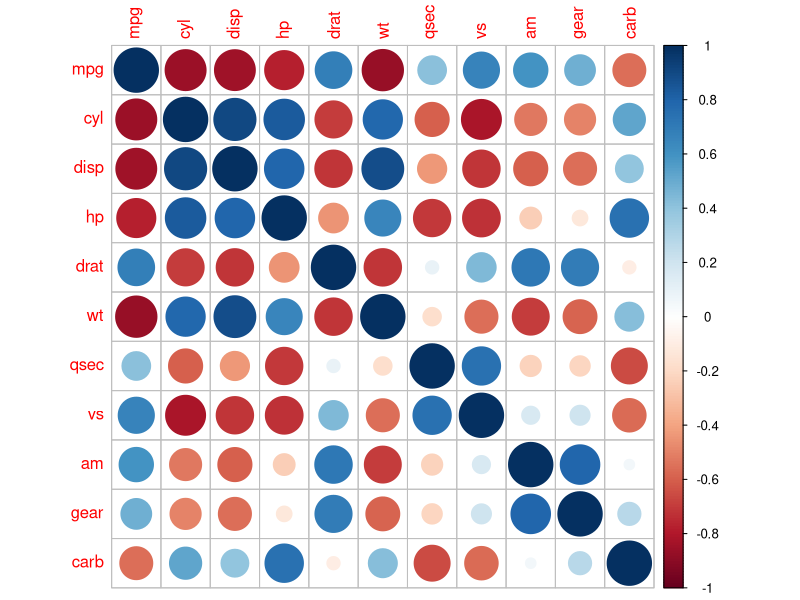
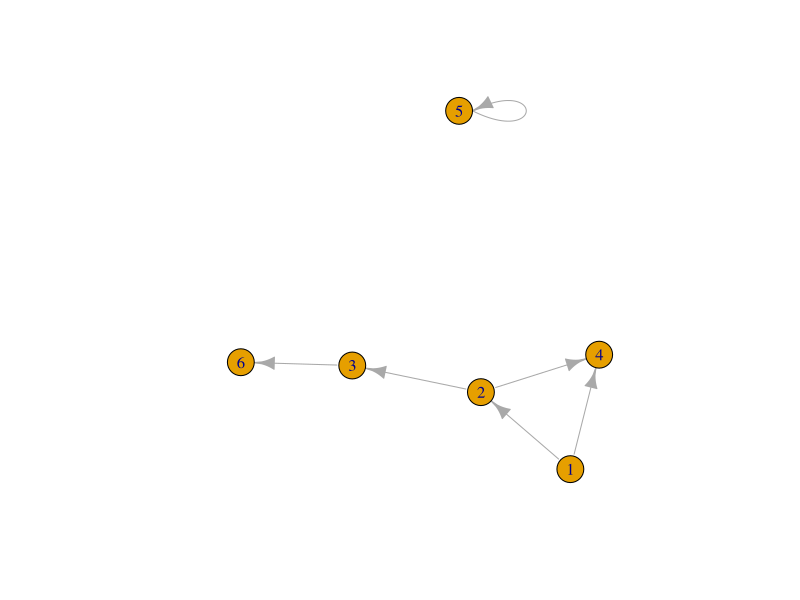
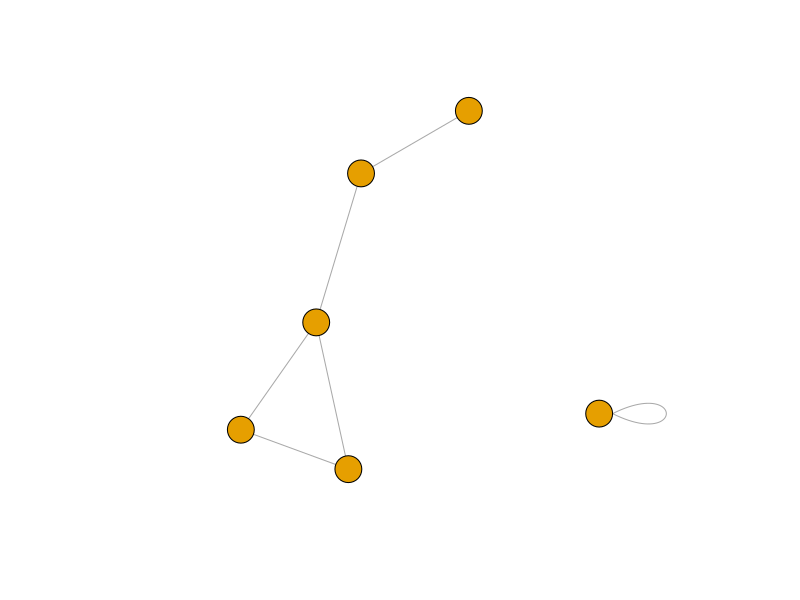

These charts were generated, in order, by the following R code:
## ---- chunk 1
#for the dataset
data('mtcars')
mcor <-cor(mtcars)
# Print mcor and round to 2 digits
round(mcor,digits=2)
## ---- chunk 2
library(xtable)
print(xtable(mcor), type='html', comment=F)
## ---- chunk 3
library(corrplot)
corrplot(mcor)
## ---- chunk 4
library(igraph)
# Specify edges for a directed graph
gd <-graph(c(1,2, 2,3, 2,4, 1,4, 5,5, 3,6))
plot(gd)
# For an undirected graph
gu <-graph(c(1,2, 2,3, 2,4, 1,4, 5,5, 3,6),directed=FALSE)
# No labels
plot(gu,vertex.label=NA)
